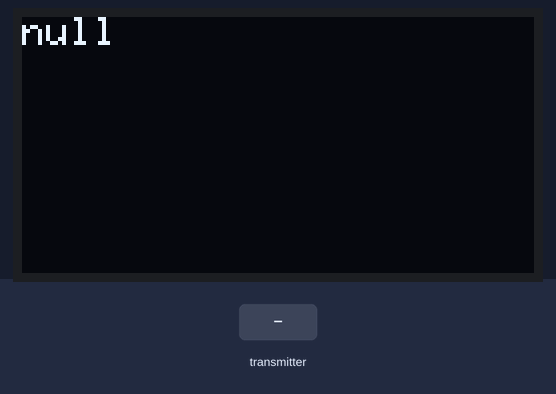
The sketch below on a simulated ESP32. On the bench: 128×64 one-colour display. The inputs (shaded band) are chosen by the test bench. WiFi joins after 1.5 s; servers stay silent unless stated; uploads are accepted with an empty reply; what the sketch prints to the serial monitor is not drawn.

Above: at 3.2 s.
3.3 s: the transmitter starts sending message = 0
Timing chart, 0 to 6.3 s (numbered marks = the images above; inputs shaded):
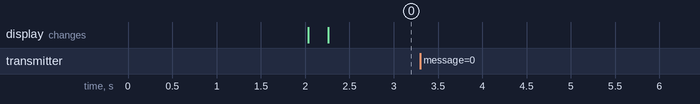

Measured:
- after the input at 3.3 s, every drawn part: stays the same

The sketch:

sender.ino
```cpp
#include <esp_now.h>
#include <WiFi.h>
#include <Wire.h>
#include <Adafruit_GFX.h>
#include <Adafruit_SSD1306.h>
#include <HTTPClient.h>
#include <ArduinoJson.h>

#define SCREEN_WIDTH 128
#define SCREEN_HEIGHT 64

// Wi-Fi Settings
const char* ssid = "<YOUR_WIFI_NAME>";
const char* password = "<YOUR_WIFI_PASSWORD>";

// API Key
const char* apiKey = "<YOUR_API_KEY>";

Adafruit_SSD1306 display(SCREEN_WIDTH, SCREEN_HEIGHT, &Wire, -1);

// REPLACE WITH THE MAC Address of your receiver
uint8_t broadcastAddress[] = {0xD2, 0xED, 0x54, 0xC3, 0xD1, 0x12};

String success = "";

//Must match the receiver structure
typedef struct struct_message {
  char message[200];
} struct_message;

struct_message incoming_readings;
struct_message sender_readings;

String text = "";

esp_now_peer_info_t peerInfo;

// Callback when data is sent
void data_sent(const uint8_t *mac_addr, esp_now_send_status_t status) {
  Serial.print("\r\nLast Packet Send Status:\t");
  Serial.println(status == ESP_NOW_SEND_SUCCESS ? "Delivery Success" : "Delivery Fail");
  if (status == 0) {
    success = "Delivery Success :)";
  }
  else {
    success = "Delivery Fail :(";
  }
}

// Callback when data is received
void data_receive(const uint8_t * mac, const uint8_t *incomingData, int len) {
  memcpy(&incoming_readings, incomingData, sizeof(incoming_readings));
  Serial.print("Bytes received: ");
  Serial.println(len);
  text = String(incoming_readings.message);
}

void setup() {

  Serial.begin(115200);
  WiFi.mode(WIFI_AP_STA);
  Serial.print("Connecting to Wi-Fi ");
  Serial.println(ssid);
  WiFi.begin(ssid, password);
  while (WiFi.status() != WL_CONNECTED) {
    delay(1000);
    Serial.print(".");
  }
  Serial.println("");
  Serial.println("Established Wi-Fi connection");
  Serial.print("Station IP Address: ");
  Serial.println(WiFi.localIP());
  Serial.print("Wi-Fi Channel: ");
  Serial.println(WiFi.channel());

  if (!display.begin(SSD1306_SWITCHCAPVCC, 0x3C)) {
    Serial.println(F("SSD1306 allocation failed"));
    for (;;);
  }

  if (esp_now_init() != ESP_OK) {
    Serial.println("Error initializing ESP-NOW");
    return;
  }
  esp_now_register_send_cb(data_sent);

  memcpy(peerInfo.peer_addr, broadcastAddress, 6);
  peerInfo.channel = 11;
  peerInfo.encrypt = false;
  if (esp_now_add_peer(&peerInfo) != ESP_OK) {
    Serial.println("Failed to add peer");
    return;
  }
  // Register for a callback function that will be called when data is received
  esp_now_register_recv_cb(data_receive);
}

void loop() {

  String temp = otherVoice(text);
  temp.toCharArray(sender_readings.message, sizeof(sender_readings.message));

  esp_err_t result = esp_now_send(broadcastAddress, (uint8_t *) &sender_readings, sizeof(sender_readings));

  if (result == ESP_OK) {
    Serial.println("Sent with success");
  }
  else {
    Serial.println("Error sending the data");
  }
  Display();
  delay(10000);
}

void Display() {
  display.clearDisplay();
  display.setTextSize(1);
  display.setTextColor(WHITE);
  display.setCursor(0, 0);
  display.print(sender_readings.message);
  display.display();

  Serial.println("INCOMING READINGS");
  Serial.println(incoming_readings.message);
  Serial.println("SENDING READINGS");
  Serial.print(sender_readings.message);
  Serial.println();
}

String otherVoice(String text) {
  HTTPClient http;

  // Setup HTTP api request
  http.begin("https://api.openai.com/v1/engines/text-davinci-003/completions");  // API Chat GPT Url
  http.addHeader("Content-Type", "application/json");
  http.addHeader("Authorization", String("Bearer ") + apiKey);

  // Setup payload request
  DynamicJsonDocument doc(200);
  doc["prompt"] = text + ", (The response should be a maximum of 200 characters in size)";
  doc["max_tokens"] = 50;
  doc["temperature"] = 0.7;

  String payload;
  serializeJson(doc, payload);

  int httpCode = http.POST(payload);
  if (httpCode > 0) {
    // Read the API response and print on serial monitor
    String response = http.getString();
    //Parse JSON response with ArduinoJSON library
    const size_t capacity = JSON_OBJECT_SIZE(2) + JSON_OBJECT_SIZE(3) + JSON_OBJECT_SIZE(4) + 250;
    DynamicJsonDocument doc(capacity);
    deserializeJson(doc, response);
    String text = doc["choices"][0]["text"];
    return text;
  } else {
    Serial.println("Error HTTP request");
    Serial.println(httpCode);
  }

  http.end();

  return "Hi how are you? (The response should be a maximum of 200 characters in size)";
}
```
